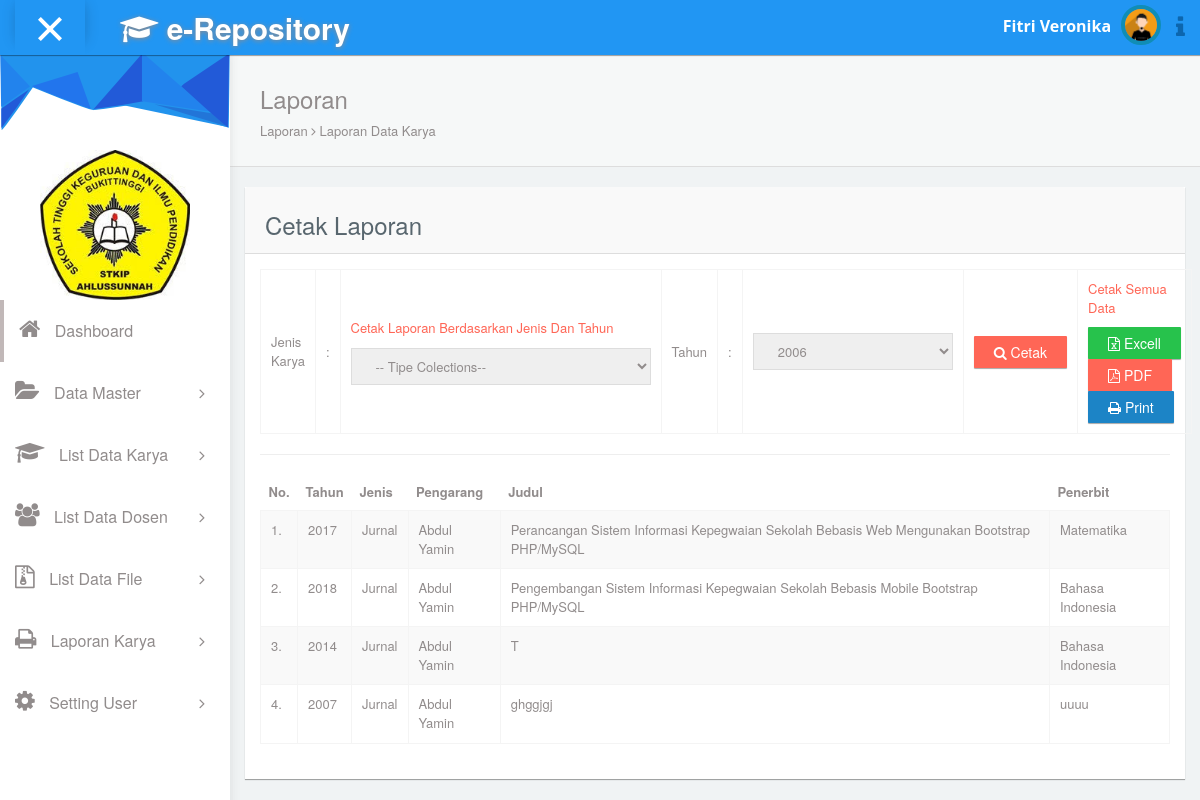
Page /_admin/?page=laporan (signed in) on the committed database.
### tables this page shows
CREATE TABLE `tb_user` (
  `id_admin` int(11) NOT NULL,
  `nama` varchar(25) NOT NULL,
  `username` varchar(25) NOT NULL,
  `password` varchar(60) NOT NULL,
  `foto` varchar(100) NOT NULL
);

CREATE TABLE `tb_karya` (
  `id_karya` int(5) NOT NULL,
  `id_dosen` int(5) NOT NULL,
  `id_jenis` int(5) NOT NULL,
  `judul` varchar(225) NOT NULL,
  `alternatif_judul` varchar(255) NOT NULL,
  `abstrak` text NOT NULL,
  `pengarang` varchar(60) NOT NULL,
  `tahun_terbit` int(15) NOT NULL,
  `penerbit` varchar(100) NOT NULL,
  `bahasa` varchar(100) NOT NULL,
  `tgl_post` date NOT NULL
);

CREATE TABLE `tb_jenis` (
  `id_jenis` int(5) NOT NULL,
  `jenis` varchar(60) NOT NULL
);

CREATE TABLE `tb_dosen` (
  `id_dosen` int(5) NOT NULL,
  `nip` int(20) NOT NULL,
  `nama_dosen` varchar(60) NOT NULL,
  `gelar` varchar(30) NOT NULL,
  `jk` varchar(15) NOT NULL,
  `username` varchar(50) NOT NULL,
  `password` varchar(100) NOT NULL,
  `status` varchar(5) NOT NULL,
  `id_prodi` varchar(50) NOT NULL,
  `id_jab` varchar(50) NOT NULL,
  `pendidikan` varchar(60) NOT NULL,
  `asal_pt` varchar(60) NOT NULL,
  `foto` varchar(225) NOT NULL
);

### _admin/page/laporan.php (the view, shortened to what this page needs)
<div class="panel box-shadow-none content-header">
               <div class="panel-body">
                 <div class="col-md-12">
                     <h3 class="animated fadeInLeft"> Laporan</h3>
                     <p class="animated fadeInDown">
                       Laporan <span class="fa-angle-right fa"></span> Laporan Data Karya
                     </p>
                 </div>
               </div>
           </div>
           <div class="col-md-12 top-5 padding-0">
             <div class="col-md-12">
               <div class="panel">
                 <div class="panel-heading"><h3>Cetak Laporan</h3></div>
                 <div class="panel-body">
                   <div class="responsive-table">
			<form action="../laporan/laporan-pdf.php" method="post" target="_blank">
				<table width="100%"i>
						<tr>
							<td>Jenis Karya</td>
							<td>:</td>
							<td>
								<p class="text-danger">Cetak Laporan Berdasarkan Jenis Dan Tahun</p>
						<select name="id_jenis" class="form-text" style="width: 300px;border-radius: 15px;">
							<option value="">-- Tipe Colections--</option>
						</select>
					</td>
					<td>Tahun</td>
					<td>:</td>
					<td>
						<?php
						$now=date('Y');
						echo "<select name='tahun_terbit' class='form-text' style='width:200px;'>";
						for ($a=2006;$a<=$now;$a++)
						{
						echo "<option value='$a'>$a</option>";
						}
						echo "</select>";
						?>
					</td>
					<td>
						<button type="submit" class="btn btn-danger"><i class="fa fa-search"></i> Cetak</button>
					</td>
					<td><p class="text-danger">Cetak Semua Data</p>
						<a href="../laporan/alllaporan-xs.php" target="_blank" class="btn btn-success"><i class="fa fa-file-excel-o"></i> Excell</a>
						<a href="../laporan/alllaporan-pdf.php" target="_blank" class="btn btn-danger"><i class="fa fa-file-pdf-o"></i> PDF</a>
						<a  href="../laporan/alllaporan-pr.php" target="_blank" class="btn btn-primary"><i class="fa fa-print"></i> Print</a>
					</td>
						</tr>
				</table>
			</form>
			<hr>
			<table class="table table-striped table-hover">
                       <thead>
                         <tr>
                           <th>No.</th>
                           <th>Tahun</th>
                           <th>Jenis</th>
                           <th>Pengarang</th>
                           <th>Judul</th>
                           <th>Penerbit</th>
                         </tr>
                       </thead>
                       <tbody>
                       	 <?php
                     $no=1;
                     $query= "SELECT * FROM tb_karya
                       INNER JOIN tb_dosen ON tb_karya.id_dosen = tb_dosen.id_dosen
                       INNER JOIN tb_jenis ON tb_karya.id_jenis = tb_jenis.id_jenis
                       ";
                         $sql_ds = mysqli_query($konek,$query) or die(mysqli_error($konek)) ;
                     while ( $data= mysqli_fetch_array($sql_ds) ) { ?>
                       	<tr>
                       		<td><?php echo $no++ ?>.</td>
                           <td><?php echo $data['tahun_terbit'] ?></td>
                       		<td><?php echo $data['jenis'] ?></td>
                       		<td><?php echo $data['nama_dosen'] ?></td>
                       		<td><?php echo $data['judul'] ?></td>
                       		<td> <?php echo $data['penerbit'] ?></td>
                       	</tr>
                       <?php
                        } ?>
                       </tbody>
                   </table>
                   </div>
               </div>
             </div>
           </div>
           </div>

### _admin/index.php (shortened to what this page needs)
<?php
if (@$_SESSION['login-admin']) {
    include '../koneksi.php';
?>
<!DOCTYPE html>
<html lang="en">
<head>
  <link rel="stylesheet" type="text/css" href="../asset/css/bootstrap.min.css">
  <link rel="stylesheet" type="text/css" href="../asset/css/plugins/font-awesome.min.css"/>
    <link rel="stylesheet" type="text/css" href="../asset/css/plugins/dropzone.css"/>
  <link rel="stylesheet" type="text/css" href="../asset/css/plugins/datatables.bootstrap.min.css"/>
    <link rel="stylesheet" type="text/css" href="../asset/css/plugins/summernote.css"/>
  <link rel="stylesheet" type="text/css" href="../asset/css/plugins/animate.min.css"/>
  <link href="../asset/css/style.css" rel="stylesheet">
</head>
<?php
if (@$_SESSION['login-admin']) {
$sesi = @$_SESSION['id'];
}
$sql = mysqli_query($konek,"select * from tb_user where id_admin = '$sesi'") or die(mysqli_error($konek));
$data = mysqli_fetch_array($sql);
?>
<body id="mimin" class="dashboard">
        <nav class="navbar navbar-default header navbar-fixed-top">
          <div class="col-md-12 nav-wrapper">
            <div class="navbar-header" style="width:100%;">
              <div class="opener-left-menu is-open">
                <span class="bottom"></span>
              </div>
                <a href="" class="navbar-brand">
                 <b><span class="fa fa-graduation-cap"></span> e-Repository</b>
                </a>
              <ul class="nav navbar-nav navbar-right user-nav">
                <li class="user-name"><span><?php echo $data['nama']; ?></span></li>
                  <li class="dropdown avatar-dropdown">
                   <img src="../asset/img-admin/<?php echo $data['foto']; ?>" class="img-circle avatar" alt="user name" data-toggle="dropdown" aria-haspopup="true" aria-expanded="true"/>
                </li>
                <li ><a href="#" class="opener-right-menu"><span class="fa fa-info"></span></a></li>
              </ul>
            </div>
          </div>
        </nav>
      <div class="container-fluid mimin-wrapper">
            <div id="left-menu">
              <div class="sub-left-menu scroll">
                <ul class="nav nav-list">
                    <li><div class="left-bg"></div></li>
                    <li class="time">
                       <center><img src="../asset/logo.jpg" width="150" style="border-radius: 15px;"></center>
                    </li>
                    <li class="active ripple">
                      <a href="?page=home"><span class="fa-home fa" style="font-size: 23px;"></span> Dashboard
                      </a>
                    </li>
                    <li class="ripple"><a class="tree-toggle nav-header">
                    <span class="fa fa-folder-open" style="font-size: 23px;"></span> Data Master <span class="fa-angle-right fa right-arrow text-right"></span> </a>
                    </li>
                    <li class="ripple">
                      <a href="?page=v_karya">
                        <span class="fa fa-graduation-cap" style="font-size: 23px;"></span> List Data Karya <span class="fa-angle-right fa right-arrow text-right"></span></a>
                    </li>
                     <li class="ripple">
                      <a href="?page=v_dosen">
                        <span class="fa fa-users" style="font-size: 23px;"></span> List Data Dosen <span class="fa-angle-right fa right-arrow text-right"></span></a>
                    </li>
                     <li class="ripple">
                      <a href="?page=v_file">
                        <span class="fa fa-file-archive-o" style="font-size: 23px;"></span> List Data File <span class="fa-angle-right fa right-arrow text-right"></span></a>
                    </li>
                 <li class="ripple"><a class="tree-toggle nav-header">
                    <span class="fa fa-print" style="font-size: 23px;"></span> Laporan Karya<span class="fa-angle-right fa right-arrow text-right"></span> </a>
                    </li>
                      <li class="ripple">
                      <a href="?page=user">
                        <span class="fa fa-cog" style="font-size: 23px;"></span> Setting User<span class="fa-angle-right fa right-arrow text-right"></span></a>
                    </li>
                  </ul>
                </div>
            </div>
            <div id="content">
            <?php
            $page= @$_GET['page'];
            if ($page=="home") {
              include 'home.php';
            }elseif ($page=="v_karya") {
              include 'page/V-karya.php';
            }elseif ($page=="detail") {
              include 'page/detail.php';
            }elseif ($page=="edit") {
              include 'page/edit-karya.php';
            }elseif ($page=="del") {
                include 'page/del-karya.php';
            }elseif ($page=="t-karya") {
                include 'page/InputKarya.php';
            }elseif ($page=="upload") {
                include 'page/UploadFile.php';
            }elseif ($page=="proses") {
              include 'page/proses.php';
            }elseif ($page=="v_jenis") {
              include 'page/V-jenis.php';
            }elseif ($page=="t-jenis") {
              include 'page/T-jenis.php';
            }elseif ($page=="e-jenis") {
              include 'page/E-jenis.php';
            }elseif ($page=="del-jenis") {
              include 'page/D-jenis.php';
            }elseif ($page=="fak") {
              include 'page/V-fakultas.php';
            }elseif ($page=="t-fak") {
              include 'page/T-fakultas.php';
            }elseif ($page=="e-fak") {
              include 'page/E-fakultas.php';
            }elseif ($page=="del-fak") {
              include 'page/D-fakultas.php';
            }elseif ($page=="jur") {
              include 'page/V-jurusan.php';
            }elseif ($page=="t-jur") {
              include 'page/T-jurusan.php';
            }elseif ($page=="e-jur") {
              include 'page/E-jurusan.php';
            }elseif ($page=="del-jur") {
              include 'page/D-jurusan.php';
            }elseif ($page=="v_dosen") {
              include 'page/V-dosen.php';
            }elseif ($page=="t-dosen") {
              include 'page/T-dosen.php';
            }elseif ($page=="e_dsn") {
              include 'page/E-dosen.php';
            }elseif ($page=="deldsn") {
              include 'page/D-dosen.php';
            }elseif ($page=="detail-dsn") {
              include 'page/Detail-Dsn.php';
            }elseif ($page=="v_file") {
              include 'page/V-file.php';
            }elseif ($page=="delfile") {
              include 'page/D-file.php';
            }elseif ($page=="laporan") {
              include 'page/laporan.php';
            }elseif ($page=="v_dosenl") {
              include 'page/V-dosenL.php';
            }elseif ($page=="user") {
              include 'page/v_user.php';
            }elseif ($page=="") {
              include 'home.php';
            }else{
              echo "HLAMAN TIDAK TERSEDIA !!";
            }
             ?>
            </div>
      </div>
</body>
</html>
<?php
} else{
echo "<script>window.location='../loginadmin.php';</script>";
}

### rows in the picture
tb_user: nama "Fitri Veronika", foto (placeholder picture)
tb_karya: tahun_terbit "2017", id_jenis.jenis "Jurnal", id_dosen.nama_dosen "Abdul Yamin", judul "Perancangan Sistem Informasi Kepegwaian Sekolah Bebasis Web Mengunakan Bootstrap PHP/MySQL", penerbit "Matematika"
tb_karya: tahun_terbit "2018", id_jenis.jenis "Jurnal", id_dosen.nama_dosen "Abdul Yamin", judul "Pengembangan Sistem Informasi Kepegwaian Sekolah Bebasis Mobile Bootstrap PHP/MySQL", penerbit "Bahasa Indonesia"
tb_karya: tahun_terbit "2014", id_jenis.jenis "Jurnal", id_dosen.nama_dosen "Abdul Yamin", judul "T", penerbit "Bahasa Indonesia"
tb_karya: tahun_terbit "2007", id_jenis.jenis "Jurnal", id_dosen.nama_dosen "Abdul Yamin", judul "ghggjgj", penerbit "uuuu"

### other values in the picture
form field tahun_terbit "2006"
